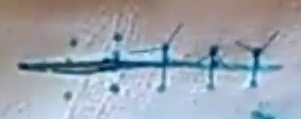
#> input picture data/images/default/SA_20211012-181437_incision_crop_0.jpg, 301 x 119 px
$ python -i utils.py   (imports and definitions only)
#> lines starting #> are read from the running program, lines starting #| are printed output that depends on the picture; after the words box and inside, x2 and y2 are one past the last pixel; in counts of white or black regions, pixels touching at a corner belong together
import xmltodict
from pprint import pprint
import json
from matplotlib import pyplot as plt
import numpy as np
import skimage
from typing import List, Tuple, Set
import scipy
import math


class ControlPoint:
    x: int
    y: int
    score: float
    lines: Set['ControlPointLine']

    # [5 lines left out: function __init__, not called in this run]

    def __str__(self) -> str:
        return f'[{self.x}, {self.y}]: ({self.score})'


class ControlPointLine:
    p1: ControlPoint
    p2: ControlPoint
    score: float
    map: np.ndarray
    angle: float
    length: float

    # [11 lines left out: function __init__, not called in this run]

    def __str__(self) -> str:
        return f'[{self.p1.x}, {self.p1.y}] -- [{self.p2.x}, {self.p2.y}]\t({self.score})'

    # [237 lines left out: functions has_instersection, get_perpendicular_point, explore_rgb_channels, explore_blobs, explore_hsv_channels, explore_thresholding and 1 more, not called in this run]


def extract_blob_area(img: np.ndarray) -> np.ndarray:
    """
    Extracts a blob-like area from hue channel of image in HSV colorspace that should indicate where the scar is.

    Parameters:
    -----------
    hue_channel: np.ndarray
        Hue channel of HSV colorspace image (2D array) that will have its border-touching areas deleted
    """
    # thresholding
    hue_channel = skimage.color.rgb2hsv(img)[:, :, 0]   # the bloby one
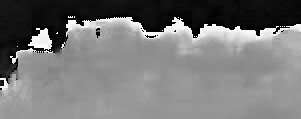
#> hue_channel: shape (119, 301) float64; min 0, max 0.99, mean 0.47
    sat_channel = skimage.color.rgb2hsv(img)[:, :, 1]   # the sharp one
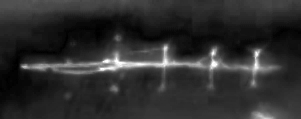
#> sat_channel: shape (119, 301) float64; min 0, max 1, mean 0.183
    hue = 1 * (hue_channel > 0.5)
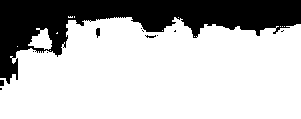
#> hue: shape (119, 301) int64; values 0 (black) and 1 (white), 73.2% white; 12 black regions (9 under 20 px), largest, box (x1, y1, x2, y2) and area: (0, 0, 301, 84) 9500, (96, 28, 100, 38) 32, (0, 80, 4, 86) 24

    # label the areas
    l1 = skimage.morphology.binary_closing(
        hue, footprint=skimage.morphology.disk(8)
    )
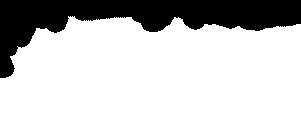
#> l1: shape (119, 301) bool; 75.8% white; 1 black region, box (x1, y1, x2, y2) and area: (0, 0, 301, 78) 8674
    l1 = skimage.morphology.binary_erosion(
        l1, footprint=skimage.morphology.square(3)
    )
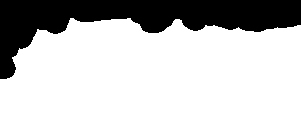
#> l1: shape (119, 301) bool; 74.4% white; 1 black region, box (x1, y1, x2, y2) and area: (0, 0, 301, 79) 9165
    l1, c1 = skimage.morphology.label(l1, connectivity=1, return_num=True)
#> c1 = 1

    # remove small objects and re-label
    removed = skimage.morphology.remove_small_objects(l1, 70) if c1 > 1 else l1
    l2 = skimage.morphology.label(removed, connectivity=1)

    # remove border areas
    l3, c3 = skimage.morphology.label(l2, return_num=True, connectivity=1)
#> c3 = 1
    if c3 > 1:
        l3 = remove_border_areas(1 * (l3 > 0))

    # do some morphology magic to smooth and close the remaining areas
    # 20 was found experimentally as a good value for most images
    kernel_size = int(min(l3.shape) / 20)
#> kernel_size = 5
    kernel = skimage.morphology.disk(kernel_size)
    mask = skimage.morphology.binary_closing(l3, kernel)

    mask_size = np.count_nonzero(mask)
#> mask_size = 26654
    img_size = mask.size
#> img_size = 35819

    if mask_size / img_size < 0.1:
        print('Warning: Mask detection failed (ratio too small), proceeding without a mask.')
        # [8 lines of commented-out code are left out]
        mask = np.ones(mask.shape)

    return mask


# [253 lines left out: functions get_control_points, compute_score, get_gauss_kernel, intersectLines, calculate_angle, get_index_sorted and 2 more, not called in this run]

>>> import cv2
>>> picture = cv2.cvtColor(cv2.imread('../data/images/default/SA_20211012-181437_incision_crop_0.jpg'), cv2.COLOR_BGR2RGB)
>>> result = extract_blob_area(picture)

$ run again, on data/images/default/SA_20211107-191434_incision_crop_0.jpg
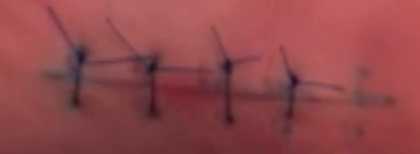
#> input picture data/images/default/SA_20211107-191434_incision_crop_0.jpg, 420 x 154 px
#> in extract_blob_area, `sat_channel = skimage.color.rgb2hsv(img)[:, :, 1]`:
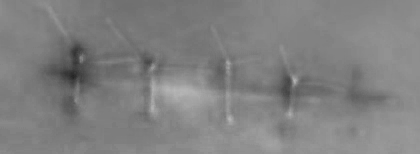
#> sat_channel: shape (154, 420) float64; min 0.145, max 0.718, mean 0.505
#> hue: shape (154, 420) int64; values 0 (black) and 1 (white), 85.3% white; 109 black regions (81 under 20 px), largest, box (x1, y1, x2, y2) and area: (0, 0, 78, 128) 4098, (305, 79, 364, 124) 966, (84, 68, 128, 120) 865
#> in extract_blob_area, `l1 = skimage.morphology.binary_erosion( l1, footprint=skimage.morpholo..`:
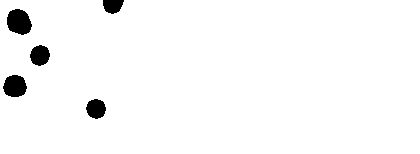
#> l1: shape (154, 420) bool; 97.3% white; 5 black regions, box (x1, y1, x2, y2) and area: (7, 9, 32, 35) 493, (3, 75, 27, 97) 414, (30, 45, 50, 66) 316, (86, 99, 106, 119) 302, (103, 0, 124, 14) 228
#> c1 = 1
#> mask: shape (154, 420) bool; 97.3% white; 5 black regions, box (x1, y1, x2, y2) and area: (7, 9, 32, 35) 487, (3, 75, 27, 97) 406, (30, 45, 50, 66) 306, (86, 99, 106, 119) 293, (103, 0, 124, 14) 224
#> mask_size = 62964
